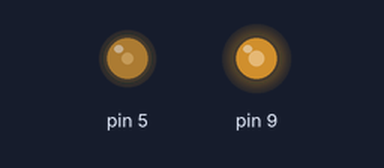
Recording of a sketch running on a simulated Arduino Uno, built with avr-gcc and run on an emulated ATmega328P. Parts: output pins drawn as LEDs (lit = HIGH).

Above: at 0.1 s.
Timing chart, 0 to 1.6 s (numbered marks = the images above):
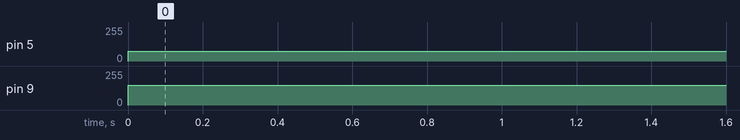

The sketch:

wrobox_auto.ino
```cpp
#include <Arduino.h>
#include <DualBridge.h>

int EA = 9;
int i2 = 8;
int i1 = 7;

int EB = 5;
int i4 = 4;
int i3 = 3;

DualBridge h_bridge(EA,i1,i2,EB,i3,i4);

void setup() {
  // put your setup code here, to run once:
}

void loop() {
  // put your main code here, to run repeatedly:
    h_bridge.motorA.forward(150);
    h_bridge.motorB.forward(75);
}
```

Measured:
- by itself, pin 5: 0/255 → 75/255 at 0.00 s
- by itself, pin 9: 0/255 → 150/255 at 0.00 s
